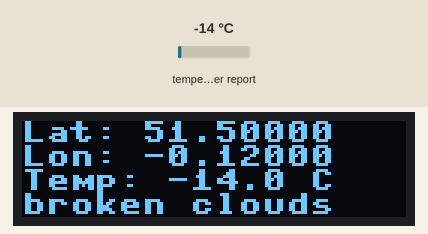
A program run on a simulated ESP32 board running MicroPython. Parts: 128×32 one-colour display. The test bench sets the inputs (shaded band); at power-on: temperature in the web weather report 18 °C. WiFi joins after 1.5 s; requests to the public web service named in the program get a made-up reply in its usual format after 0.4 s (London, UTC, broken clouds, 64 % humidity, 1013 hPa unless stated); what the program prints to the serial console is not drawn.

1.3 s: temperature in the web weather report set to -14 °C
Above: at 2.6 s.
Timing chart, 0 to 4.3 s (numbered marks = the images above; inputs shaded):
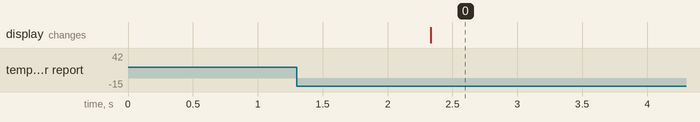

The program:

lab4_ok2373_yf2610_jz4215_check3.py
```python
import network
import time
import ujson
import urequests
from machine import I2C, Pin
import ssd1306


WIFI_SSID = "Columbia University"
WIFI_PASSWORD = ""
WIFI_TIMEOUT_MS = 15000
GEOLOCATION_URL = "http://ip-api.com/json"
WEATHER_URL = "https://api.openweathermap.org/data/2.5/weather"
OPENWEATHER_API_KEY = "d781378b14840cde07aec5d481840881"


# Feather ESP32 V2 OLED FeatherWing: SCL = GPIO 20, SDA = GPIO 22.
i2c = I2C(0, scl=Pin(20), sda=Pin(22), freq=400000)
oled = ssd1306.SSD1306_I2C(128, 32, i2c)


def show_lines(*lines):
    oled.fill(0)
    for row, line in enumerate(lines[:4]):
        oled.text(str(line)[:16], 0, row * 8)
    oled.show()


def show_error(error):
    message = str(error)
    if " HTTP " in message:
        service, status = message.rsplit(" HTTP ", 1)
        show_lines("Weather error", service, "HTTP {}".format(status))
    else:
        show_lines(
            "Weather error",
            message[:16],
            message[16:32],
            message[32:48],
        )


def connect_wifi():
    wlan = network.WLAN(network.STA_IF)
    wlan.active(True)
    if not wlan.isconnected():
        wlan.connect(WIFI_SSID, WIFI_PASSWORD)
        start_ms = time.ticks_ms()
        while not wlan.isconnected():
            if time.ticks_diff(time.ticks_ms(), start_ms) >= WIFI_TIMEOUT_MS:
                raise OSError("Timed out connecting to Wi-Fi")
            time.sleep_ms(250)
    return wlan


def get_json(url, service_name):
    response = urequests.get(url)
    try:
        if response.status_code != 200:
            raise OSError("{} HTTP {}".format(service_name, response.status_code))
        data = ujson.loads(response.text)
    finally:
        response.close()

    if not isinstance(data, dict):
        raise ValueError("{} returned invalid data".format(service_name))
    return data


def get_coordinates():
    data = get_json(GEOLOCATION_URL, "Geolocation API")
    if data.get("status") != "success":
        raise OSError("Geolocation API: {}".format(
            data.get("message", "request failed")))

    latitude = data.get("lat")
    longitude = data.get("lon")
    if (not isinstance(latitude, (int, float))
            or not isinstance(longitude, (int, float))):
        raise ValueError("Geolocation response has no coordinates")
    return latitude, longitude


def get_weather(latitude, longitude):
    if (not OPENWEATHER_API_KEY
            or OPENWEATHER_API_KEY == "YOUR_OPENWEATHER_API_KEY"):
        raise ValueError("Set OPENWEATHER_API_KEY before running this script")

    url = "{}?lat={}&lon={}&appid={}&units=metric".format(
        WEATHER_URL, latitude, longitude, OPENWEATHER_API_KEY)
    data = get_json(url, "Weather API")

    measurements = data.get("main")
    conditions = data.get("weather")
    if not isinstance(measurements, dict) or not isinstance(conditions, list):
        raise ValueError("Weather response is missing current conditions")
    if not conditions or not isinstance(conditions[0], dict):
        raise ValueError("Weather response has no description")

    temperature = measurements.get("temp")
    description = conditions[0].get("description")
    if (not isinstance(temperature, (int, float))
            or not isinstance(description, str)):
        raise ValueError("Weather response has invalid conditions")
    return temperature, description


def main():
    try:
        connect_wifi()
        latitude, longitude = get_coordinates()
        temperature, description = get_weather(latitude, longitude)
    except (OSError, ValueError) as error:
        show_error(error)
        print("Weather error:", error)
        raise

    show_lines(
        # "Current weather",
        "Lat: {:.5f}".format(latitude),
        "Lon: {:.5f}".format(longitude),
        "Temp: {:.1f} C".format(temperature),
        description,
    )
    print("Coordinates: {:.5f}, {:.5f}".format(latitude, longitude))
    print("Temperature: {:.1f} C".format(temperature))
    print("Description: {}".format(description))


print("Checkpoint 3 - Part 2 Task 3")
main()
```

Measured:
- after the input at 1.3 s, the display: changes after 1.0 s (image 0)
